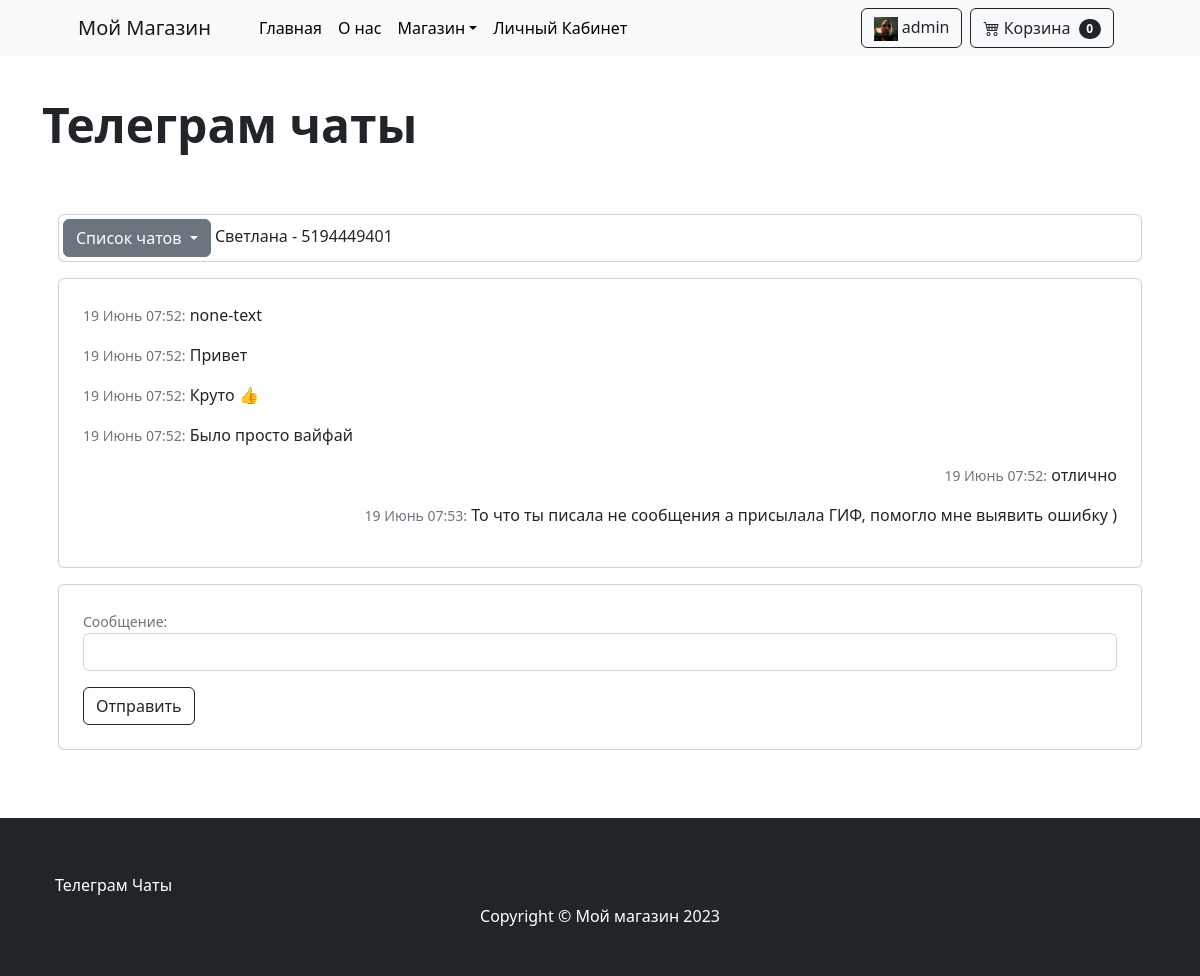
Page /bot/chat-list/5194449401 (signed in) on the earlier database version.
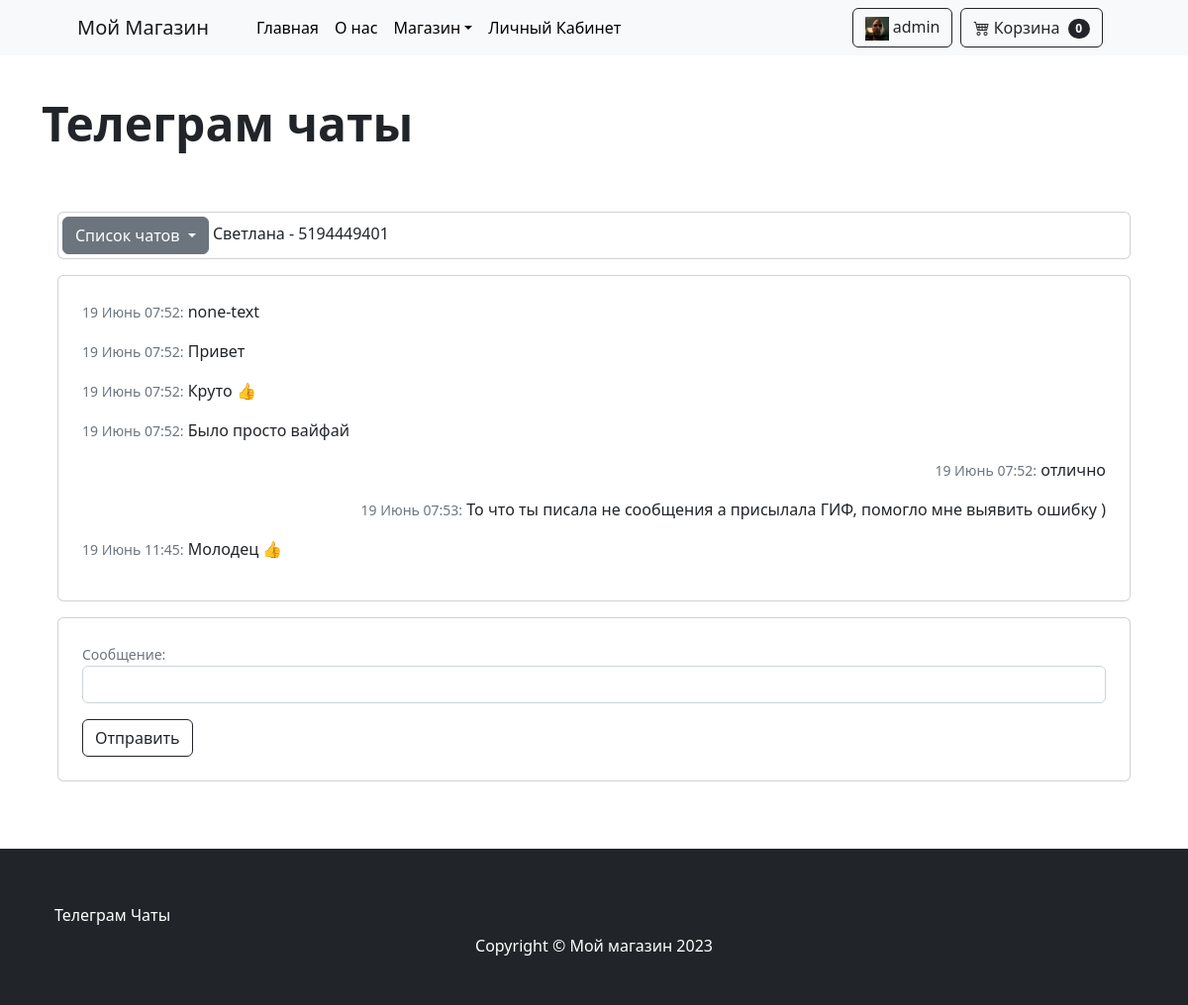
Same page on the later database version.
### bot/models.py (models this page shows)
class TelegramMessage(models.Model):
    telegram_user = models.ForeignKey('TelegramUser', on_delete=models.CASCADE, blank=True, null=True, default=None,
                                      verbose_name='Телеграм Аккаунт')
    message = models.TextField(verbose_name='Сообщение')
    is_admin_reply = models.BooleanField(default=False,verbose_name='Ответ Админа')
    time_create = models.DateTimeField(auto_now_add=True, verbose_name='Создан')
    time_update = models.DateTimeField(auto_now=True, verbose_name='Обновлён')
    def __str__(self):
        return self.message

### bot/views.py (the view, shortened to what this page needs)
# urls.py: path('chat-list/<int:chat_id>', ChatListView.as_view(), name='bot-chat-list')
class ChatListView(View):
    def get(self, request, chat_id):
        form = MessageForm()
        chats = TelegramUser.objects.all()
        try:
            selected_chat = TelegramUser.objects.get(chat_id=chat_id)
        except:
            selected_chat = TelegramUser.objects.all().first()
        selected_chat_messages = TelegramMessage.objects.filter(telegram_user=selected_chat)
        return render(request, 'bot_chat_list.html',
                      {'form': form,
                       'chats': chats,
                       'selected_chat_messages': selected_chat_messages,
                       'selected_chat': selected_chat})

### bot/forms.py
class MessageForm(forms.Form):
    text = forms.CharField(label='Текст',widget=forms.TextInput(attrs={'class': 'form-control'}))

### bot/models.py (called while the page is built)
    def __str__(self):
        return f'{self.name} - {self.chat_id}'

### order/context_processors.py (called while the page is built)
def cart(request):
    if request.user.is_authenticated:
        user = request.user
        cart, _ = Order.objects.get_or_create(user=user, status_id=Order.STATUS_CART)
    else:
        session_key = request.session.session_key
        if not session_key:
            request.session.cycle_key()
            session_key = request.session.session_key
        cart, _ = Order.objects.get_or_create(session_key=session_key, status_id=Order.STATUS_CART)
    cart_count = cart.productinorder_set.count()
    cart_total_amount = cart.total_amount
    cart_id = cart.id
    request.session['cart_id'] = cart_id
    return {
        'cart': cart,
        'cart_id': cart_id,
        'cart_count': cart_count,
        'cart_total_amount': cart_total_amount
    }

### shop/models.py (called while the page is built)
    def get_absolute_url(self):
        return reverse('category', kwargs={'slug': self.slug})

### templates/bot_chat_list.html (shortened to what this page needs)
{% extends 'base.html' %}
{% load static %}
{% load humanize %}
{% block content %}
<section class="py-5">
    <div class="container h-100">
        <div class="row d-flex align-items-start h-100">
            <h1 class="display-5 fw-bolder mt-5">Телеграм чаты {{chat_id}}</h1>
            <div class="col mt-5">
                <div class="mb-3">
                    <div class="card-body p-1 align-items-center">
                        <div class="container w-100>
                            <div class=" row
                        ">
                        <div class="card col-md-auto">
                            <div class="card-body p-1">
                                <div class="dropdown">
                                    <button class="btn btn-secondary dropdown-toggle" type="button"
                                            id="dropdownMenuButton" data-bs-toggle="dropdown" aria-haspopup="true"
                                            aria-expanded="false">
                                        Список чатов
                                    </button>
                                    {% if chat_id != 0 %} {{selected_chat}} {% endif %}
                                </div>
                            </div>
                        </div>
                        <div class="card col-md-auto mt-3">
                            <div class="card-body p-4 overflow-auto" style="max-height: 450px;">
                                {% if selected_chat_messages %}
                                {% for message in selected_chat_messages %}
                                    {% if message.is_admin_reply %}
                                    <p class="text-end">
                                        <span class="small text-muted">{{ message.time_create|date:"d F H:i" }}:</span>
                                        {{message}}
                                    </p>
                                    {% else %}
                                    <p>
                                        <span class="small text-muted">{{ message.time_create|date:"d F H:i" }}:</span>
                                        {{message}}
                                    </p>
                                    {% endif %}
                                {% endfor %}
                                {% endif %}
                            </div>
                        </div>
                        <div class="card p-4 col-md-auto mt-3">
                            <form action="{% url 'bot-chat-list' chat_id=selected_chat.chat_id %}" method="post">
                                <label for="{{ form.text.id_for_label }}"
                                           class="label small text-muted">Сообщение:</label>
                                <div class="input-group">
                                    {{ form.text }}
                                </div>
                                <button type="submit" class="btn btn-outline-dark mt-3">
                                    Отправить
                                </button>
                            </form>
                        </div>
                    </div>
                </div>
            </div>
        </div>
    </div>
    </div>
</section>
{% endblock content %}

Differences in the rows shown:
added TelegramMessage: time_create "19 Июнь 11:45", message "Молодец 👍"
